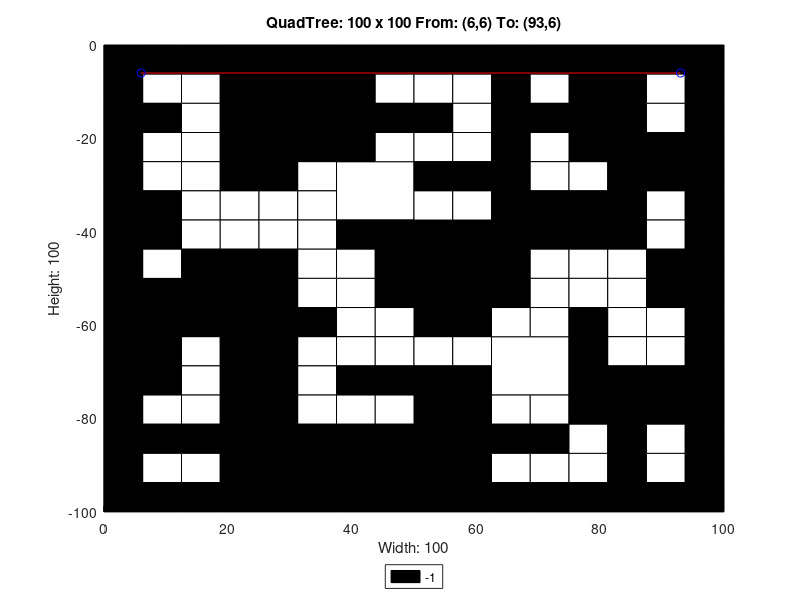

Write MATLAB code to recreate this figure.
axis([0 100 -100 0]);
title('QuadTree: 100 x 100 From: (6,6) To: (93,6)');
xlabel('Width: 100');
ylabel('Height: 100');
rectangle('Position',[25 -12.5 12.5 12.5], 'FaceColor',[0 0 0]);
rectangle('Position',[25 -25 12.5 12.5], 'FaceColor',[0 0 0]);
rectangle('Position',[37.5 -37.5 12.5 12.5], 'FaceColor',[1 1 1]);
rectangle('Position',[75 -12.5 12.5 12.5], 'FaceColor',[0 0 0]);
rectangle('Position',[75 -25 12.5 12.5], 'FaceColor',[0 0 0]);
rectangle('Position',[50 -50 12.5 12.5], 'FaceColor',[0 0 0]);
rectangle('Position',[0 -62.5 12.5 12.5], 'FaceColor',[0 0 0]);
rectangle('Position',[12.5 -62.5 12.5 12.5], 'FaceColor',[0 0 0]);
rectangle('Position',[0 -75 12.5 12.5], 'FaceColor',[0 0 0]);
rectangle('Position',[25 -100 12.5 12.5], 'FaceColor',[0 0 0]);
rectangle('Position',[37.5 -100 12.5 12.5], 'FaceColor',[0 0 0]);
rectangle('Position',[50 -62.5 12.5 12.5], 'FaceColor',[0 0 0]);
rectangle('Position',[62.5 -75 12.5 12.5], 'FaceColor',[1 1 1]);
rectangle('Position',[50 -87.5 12.5 12.5], 'FaceColor',[0 0 0]);
rectangle('Position',[50 -100 12.5 12.5], 'FaceColor',[0 0 0]);
rectangle('Position',[0 -6.25 6.25 6.25], 'FaceColor',[0 0 0]);
rectangle('Position',[6.25 -6.25 6.25 6.25], 'FaceColor',[0 0 0]);
rectangle('Position',[0 -12.5 6.25 6.25], 'FaceColor',[0 0 0]);
rectangle('Position',[6.25 -12.5 6.25 6.25], 'FaceColor',[1 1 1]);
rectangle('Position',[12.5 -6.25 6.25 6.25], 'FaceColor',[0 0 0]);
rectangle('Position',[18.75 -6.25 6.25 6.25], 'FaceColor',[0 0 0]);
rectangle('Position',[12.5 -12.5 6.25 6.25], 'FaceColor',[1 1 1]);
rectangle('Position',[18.75 -12.5 6.25 6.25], 'FaceColor',[0 0 0]);
rectangle('Position',[0 -18.75 6.25 6.25], 'FaceColor',[0 0 0]);
rectangle('Position',[6.25 -18.75 6.25 6.25], 'FaceColor',[0 0 0]);
rectangle('Position',[0 -25 6.25 6.25], 'FaceColor',[0 0 0]);
rectangle('Position',[6.25 -25 6.25 6.25], 'FaceColor',[1 1 1]);
rectangle('Position',[12.5 -18.75 6.25 6.25], 'FaceColor',[1 1 1]);
rectangle('Position',[18.75 -18.75 6.25 6.25], 'FaceColor',[0 0 0]);
rectangle('Position',[12.5 -25 6.25 6.25], 'FaceColor',[1 1 1]);
rectangle('Position',[18.75 -25 6.25 6.25], 'FaceColor',[0 0 0]);
rectangle('Position',[37.5 -6.25 6.25 6.25], 'FaceColor',[0 0 0]);
rectangle('Position',[43.75 -6.25 6.25 6.25], 'FaceColor',[0 0 0]);
rectangle('Position',[37.5 -12.5 6.25 6.25], 'FaceColor',[0 0 0]);
rectangle('Position',[43.75 -12.5 6.25 6.25], 'FaceColor',[1 1 1]);
rectangle('Position',[37.5 -18.75 6.25 6.25], 'FaceColor',[0 0 0]);
rectangle('Position',[43.75 -18.75 6.25 6.25], 'FaceColor',[0 0 0]);
rectangle('Position',[37.5 -25 6.25 6.25], 'FaceColor',[0 0 0]);
rectangle('Position',[43.75 -25 6.25 6.25], 'FaceColor',[1 1 1]);
rectangle('Position',[0 -31.25 6.25 6.25], 'FaceColor',[0 0 0]);
rectangle('Position',[6.25 -31.25 6.25 6.25], 'FaceColor',[1 1 1]);
rectangle('Position',[0 -37.5 6.25 6.25], 'FaceColor',[0 0 0]);
rectangle('Position',[6.25 -37.5 6.25 6.25], 'FaceColor',[0 0 0]);
rectangle('Position',[12.5 -31.25 6.25 6.25], 'FaceColor',[1 1 1]);
rectangle('Position',[18.75 -31.25 6.25 6.25], 'FaceColor',[0 0 0]);
rectangle('Position',[12.5 -37.5 6.25 6.25], 'FaceColor',[1 1 1]);
rectangle('Position',[18.75 -37.5 6.25 6.25], 'FaceColor',[1 1 1]);
rectangle('Position',[0 -43.75 6.25 6.25], 'FaceColor',[0 0 0]);
rectangle('Position',[6.25 -43.75 6.25 6.25], 'FaceColor',[0 0 0]);
rectangle('Position',[0 -50 6.25 6.25], 'FaceColor',[0 0 0]);
rectangle('Position',[6.25 -50 6.25 6.25], 'FaceColor',[1 1 1]);
rectangle('Position',[12.5 -43.75 6.25 6.25], 'FaceColor',[1 1 1]);
rectangle('Position',[18.75 -43.75 6.25 6.25], 'FaceColor',[1 1 1]);
rectangle('Position',[12.5 -50 6.25 6.25], 'FaceColor',[0 0 0]);
rectangle('Position',[18.75 -50 6.25 6.25], 'FaceColor',[0 0 0]);
rectangle('Position',[25 -31.25 6.25 6.25], 'FaceColor',[0 0 0]);
rectangle('Position',[31.25 -31.25 6.25 6.25], 'FaceColor',[1 1 1]);
rectangle('Position',[25 -37.5 6.25 6.25], 'FaceColor',[1 1 1]);
rectangle('Position',[31.25 -37.5 6.25 6.25], 'FaceColor',[1 1 1]);
rectangle('Position',[25 -43.75 6.25 6.25], 'FaceColor',[1 1 1]);
rectangle('Position',[31.25 -43.75 6.25 6.25], 'FaceColor',[1 1 1]);
rectangle('Position',[25 -50 6.25 6.25], 'FaceColor',[0 0 0]);
rectangle('Position',[31.25 -50 6.25 6.25], 'FaceColor',[1 1 1]);
rectangle('Position',[37.5 -43.75 6.25 6.25], 'FaceColor',[0 0 0]);
rectangle('Position',[43.75 -43.75 6.25 6.25], 'FaceColor',[0 0 0]);
rectangle('Position',[37.5 -50 6.25 6.25], 'FaceColor',[1 1 1]);
rectangle('Position',[43.75 -50 6.25 6.25], 'FaceColor',[0 0 0]);
rectangle('Position',[50 -6.25 6.25 6.25], 'FaceColor',[0 0 0]);
rectangle('Position',[56.25 -6.25 6.25 6.25], 'FaceColor',[0 0 0]);
rectangle('Position',[50 -12.5 6.25 6.25], 'FaceColor',[1 1 1]);
rectangle('Position',[56.25 -12.5 6.25 6.25], 'FaceColor',[1 1 1]);
rectangle('Position',[62.5 -6.25 6.25 6.25], 'FaceColor',[0 0 0]);
rectangle('Position',[68.75 -6.25 6.25 6.25], 'FaceColor',[0 0 0]);
rectangle('Position',[62.5 -12.5 6.25 6.25], 'FaceColor',[0 0 0]);
rectangle('Position',[68.75 -12.5 6.25 6.25], 'FaceColor',[1 1 1]);
rectangle('Position',[50 -18.75 6.25 6.25], 'FaceColor',[0 0 0]);
rectangle('Position',[56.25 -18.75 6.25 6.25], 'FaceColor',[1 1 1]);
rectangle('Position',[50 -25 6.25 6.25], 'FaceColor',[1 1 1]);
rectangle('Position',[56.25 -25 6.25 6.25], 'FaceColor',[1 1 1]);
rectangle('Position',[62.5 -18.75 6.25 6.25], 'FaceColor',[0 0 0]);
rectangle('Position',[68.75 -18.75 6.25 6.25], 'FaceColor',[0 0 0]);
rectangle('Position',[62.5 -25 6.25 6.25], 'FaceColor',[0 0 0]);
rectangle('Position',[68.75 -25 6.25 6.25], 'FaceColor',[1 1 1]);
rectangle('Position',[87.5 -6.25 6.25 6.25], 'FaceColor',[0 0 0]);
rectangle('Position',[93.75 -6.25 6.25 6.25], 'FaceColor',[0 0 0]);
rectangle('Position',[87.5 -12.5 6.25 6.25], 'FaceColor',[1 1 1]);
rectangle('Position',[93.75 -12.5 6.25 6.25], 'FaceColor',[0 0 0]);
rectangle('Position',[87.5 -18.75 6.25 6.25], 'FaceColor',[1 1 1]);
rectangle('Position',[93.75 -18.75 6.25 6.25], 'FaceColor',[0 0 0]);
rectangle('Position',[87.5 -25 6.25 6.25], 'FaceColor',[0 0 0]);
rectangle('Position',[93.75 -25 6.25 6.25], 'FaceColor',[0 0 0]);
rectangle('Position',[50 -31.25 6.25 6.25], 'FaceColor',[0 0 0]);
rectangle('Position',[56.25 -31.25 6.25 6.25], 'FaceColor',[0 0 0]);
rectangle('Position',[50 -37.5 6.25 6.25], 'FaceColor',[1 1 1]);
rectangle('Position',[56.25 -37.5 6.25 6.25], 'FaceColor',[1 1 1]);
rectangle('Position',[62.5 -31.25 6.25 6.25], 'FaceColor',[0 0 0]);
rectangle('Position',[68.75 -31.25 6.25 6.25], 'FaceColor',[1 1 1]);
rectangle('Position',[62.5 -37.5 6.25 6.25], 'FaceColor',[0 0 0]);
rectangle('Position',[68.75 -37.5 6.25 6.25], 'FaceColor',[0 0 0]);
rectangle('Position',[62.5 -43.75 6.25 6.25], 'FaceColor',[0 0 0]);
rectangle('Position',[68.75 -43.75 6.25 6.25], 'FaceColor',[0 0 0]);
rectangle('Position',[62.5 -50 6.25 6.25], 'FaceColor',[0 0 0]);
rectangle('Position',[68.75 -50 6.25 6.25], 'FaceColor',[1 1 1]);
rectangle('Position',[75 -31.25 6.25 6.25], 'FaceColor',[1 1 1]);
rectangle('Position',[81.25 -31.25 6.25 6.25], 'FaceColor',[0 0 0]);
rectangle('Position',[75 -37.5 6.25 6.25], 'FaceColor',[0 0 0]);
rectangle('Position',[81.25 -37.5 6.25 6.25], 'FaceColor',[0 0 0]);
rectangle('Position',[87.5 -31.25 6.25 6.25], 'FaceColor',[0 0 0]);
rectangle('Position',[93.75 -31.25 6.25 6.25], 'FaceColor',[0 0 0]);
rectangle('Position',[87.5 -37.5 6.25 6.25], 'FaceColor',[1 1 1]);
rectangle('Position',[93.75 -37.5 6.25 6.25], 'FaceColor',[0 0 0]);
rectangle('Position',[75 -43.75 6.25 6.25], 'FaceColor',[0 0 0]);
rectangle('Position',[81.25 -43.75 6.25 6.25], 'FaceColor',[0 0 0]);
rectangle('Position',[75 -50 6.25 6.25], 'FaceColor',[1 1 1]);
rectangle('Position',[81.25 -50 6.25 6.25], 'FaceColor',[1 1 1]);
rectangle('Position',[87.5 -43.75 6.25 6.25], 'FaceColor',[1 1 1]);
rectangle('Position',[93.75 -43.75 6.25 6.25], 'FaceColor',[0 0 0]);
rectangle('Position',[87.5 -50 6.25 6.25], 'FaceColor',[0 0 0]);
rectangle('Position',[93.75 -50 6.25 6.25], 'FaceColor',[0 0 0]);
rectangle('Position',[12.5 -68.75 6.25 6.25], 'FaceColor',[1 1 1]);
rectangle('Position',[18.75 -68.75 6.25 6.25], 'FaceColor',[0 0 0]);
rectangle('Position',[12.5 -75 6.25 6.25], 'FaceColor',[1 1 1]);
rectangle('Position',[18.75 -75 6.25 6.25], 'FaceColor',[0 0 0]);
rectangle('Position',[25 -56.25 6.25 6.25], 'FaceColor',[0 0 0]);
rectangle('Position',[31.25 -56.25 6.25 6.25], 'FaceColor',[1 1 1]);
rectangle('Position',[25 -62.5 6.25 6.25], 'FaceColor',[0 0 0]);
rectangle('Position',[31.25 -62.5 6.25 6.25], 'FaceColor',[0 0 0]);
rectangle('Position',[37.5 -56.25 6.25 6.25], 'FaceColor',[1 1 1]);
rectangle('Position',[43.75 -56.25 6.25 6.25], 'FaceColor',[0 0 0]);
rectangle('Position',[37.5 -62.5 6.25 6.25], 'FaceColor',[1 1 1]);
rectangle('Position',[43.75 -62.5 6.25 6.25], 'FaceColor',[1 1 1]);
rectangle('Position',[25 -68.75 6.25 6.25], 'FaceColor',[0 0 0]);
rectangle('Position',[31.25 -68.75 6.25 6.25], 'FaceColor',[1 1 1]);
rectangle('Position',[25 -75 6.25 6.25], 'FaceColor',[0 0 0]);
rectangle('Position',[31.25 -75 6.25 6.25], 'FaceColor',[1 1 1]);
rectangle('Position',[37.5 -68.75 6.25 6.25], 'FaceColor',[1 1 1]);
rectangle('Position',[43.75 -68.75 6.25 6.25], 'FaceColor',[1 1 1]);
rectangle('Position',[37.5 -75 6.25 6.25], 'FaceColor',[0 0 0]);
rectangle('Position',[43.75 -75 6.25 6.25], 'FaceColor',[0 0 0]);
rectangle('Position',[0 -81.25 6.25 6.25], 'FaceColor',[0 0 0]);
rectangle('Position',[6.25 -81.25 6.25 6.25], 'FaceColor',[1 1 1]);
rectangle('Position',[0 -87.5 6.25 6.25], 'FaceColor',[0 0 0]);
rectangle('Position',[6.25 -87.5 6.25 6.25], 'FaceColor',[0 0 0]);
rectangle('Position',[12.5 -81.25 6.25 6.25], 'FaceColor',[1 1 1]);
rectangle('Position',[18.75 -81.25 6.25 6.25], 'FaceColor',[0 0 0]);
rectangle('Position',[12.5 -87.5 6.25 6.25], 'FaceColor',[0 0 0]);
rectangle('Position',[18.75 -87.5 6.25 6.25], 'FaceColor',[0 0 0]);
rectangle('Position',[0 -93.75 6.25 6.25], 'FaceColor',[0 0 0]);
rectangle('Position',[6.25 -93.75 6.25 6.25], 'FaceColor',[1 1 1]);
rectangle('Position',[0 -100 6.25 6.25], 'FaceColor',[0 0 0]);
rectangle('Position',[6.25 -100 6.25 6.25], 'FaceColor',[0 0 0]);
rectangle('Position',[12.5 -93.75 6.25 6.25], 'FaceColor',[1 1 1]);
rectangle('Position',[18.75 -93.75 6.25 6.25], 'FaceColor',[0 0 0]);
rectangle('Position',[12.5 -100 6.25 6.25], 'FaceColor',[0 0 0]);
rectangle('Position',[18.75 -100 6.25 6.25], 'FaceColor',[0 0 0]);
rectangle('Position',[25 -81.25 6.25 6.25], 'FaceColor',[0 0 0]);
rectangle('Position',[31.25 -81.25 6.25 6.25], 'FaceColor',[1 1 1]);
rectangle('Position',[25 -87.5 6.25 6.25], 'FaceColor',[0 0 0]);
rectangle('Position',[31.25 -87.5 6.25 6.25], 'FaceColor',[0 0 0]);
rectangle('Position',[37.5 -81.25 6.25 6.25], 'FaceColor',[1 1 1]);
rectangle('Position',[43.75 -81.25 6.25 6.25], 'FaceColor',[1 1 1]);
rectangle('Position',[37.5 -87.5 6.25 6.25], 'FaceColor',[0 0 0]);
rectangle('Position',[43.75 -87.5 6.25 6.25], 'FaceColor',[0 0 0]);
rectangle('Position',[62.5 -56.25 6.25 6.25], 'FaceColor',[0 0 0]);
rectangle('Position',[68.75 -56.25 6.25 6.25], 'FaceColor',[1 1 1]);
rectangle('Position',[62.5 -62.5 6.25 6.25], 'FaceColor',[1 1 1]);
rectangle('Position',[68.75 -62.5 6.25 6.25], 'FaceColor',[1 1 1]);
rectangle('Position',[50 -68.75 6.25 6.25], 'FaceColor',[1 1 1]);
rectangle('Position',[56.25 -68.75 6.25 6.25], 'FaceColor',[1 1 1]);
rectangle('Position',[50 -75 6.25 6.25], 'FaceColor',[0 0 0]);
rectangle('Position',[56.25 -75 6.25 6.25], 'FaceColor',[0 0 0]);
rectangle('Position',[75 -56.25 6.25 6.25], 'FaceColor',[1 1 1]);
rectangle('Position',[81.25 -56.25 6.25 6.25], 'FaceColor',[1 1 1]);
rectangle('Position',[75 -62.5 6.25 6.25], 'FaceColor',[0 0 0]);
rectangle('Position',[81.25 -62.5 6.25 6.25], 'FaceColor',[1 1 1]);
rectangle('Position',[87.5 -56.25 6.25 6.25], 'FaceColor',[0 0 0]);
rectangle('Position',[93.75 -56.25 6.25 6.25], 'FaceColor',[0 0 0]);
rectangle('Position',[87.5 -62.5 6.25 6.25], 'FaceColor',[1 1 1]);
rectangle('Position',[93.75 -62.5 6.25 6.25], 'FaceColor',[0 0 0]);
rectangle('Position',[75 -68.75 6.25 6.25], 'FaceColor',[0 0 0]);
rectangle('Position',[81.25 -68.75 6.25 6.25], 'FaceColor',[1 1 1]);
rectangle('Position',[75 -75 6.25 6.25], 'FaceColor',[0 0 0]);
rectangle('Position',[81.25 -75 6.25 6.25], 'FaceColor',[0 0 0]);
rectangle('Position',[87.5 -68.75 6.25 6.25], 'FaceColor',[1 1 1]);
rectangle('Position',[93.75 -68.75 6.25 6.25], 'FaceColor',[0 0 0]);
rectangle('Position',[87.5 -75 6.25 6.25], 'FaceColor',[0 0 0]);
rectangle('Position',[93.75 -75 6.25 6.25], 'FaceColor',[0 0 0]);
rectangle('Position',[62.5 -81.25 6.25 6.25], 'FaceColor',[1 1 1]);
rectangle('Position',[68.75 -81.25 6.25 6.25], 'FaceColor',[1 1 1]);
rectangle('Position',[62.5 -87.5 6.25 6.25], 'FaceColor',[0 0 0]);
rectangle('Position',[68.75 -87.5 6.25 6.25], 'FaceColor',[0 0 0]);
rectangle('Position',[62.5 -93.75 6.25 6.25], 'FaceColor',[1 1 1]);
rectangle('Position',[68.75 -93.75 6.25 6.25], 'FaceColor',[1 1 1]);
rectangle('Position',[62.5 -100 6.25 6.25], 'FaceColor',[0 0 0]);
rectangle('Position',[68.75 -100 6.25 6.25], 'FaceColor',[0 0 0]);
rectangle('Position',[75 -81.25 6.25 6.25], 'FaceColor',[0 0 0]);
rectangle('Position',[81.25 -81.25 6.25 6.25], 'FaceColor',[0 0 0]);
rectangle('Position',[75 -87.5 6.25 6.25], 'FaceColor',[1 1 1]);
rectangle('Position',[81.25 -87.5 6.25 6.25], 'FaceColor',[0 0 0]);
rectangle('Position',[87.5 -81.25 6.25 6.25], 'FaceColor',[0 0 0]);
rectangle('Position',[93.75 -81.25 6.25 6.25], 'FaceColor',[0 0 0]);
rectangle('Position',[87.5 -87.5 6.25 6.25], 'FaceColor',[1 1 1]);
rectangle('Position',[93.75 -87.5 6.25 6.25], 'FaceColor',[0 0 0]);
rectangle('Position',[75 -93.75 6.25 6.25], 'FaceColor',[1 1 1]);
rectangle('Position',[81.25 -93.75 6.25 6.25], 'FaceColor',[0 0 0]);
rectangle('Position',[75 -100 6.25 6.25], 'FaceColor',[0 0 0]);
rectangle('Position',[81.25 -100 6.25 6.25], 'FaceColor',[0 0 0]);
rectangle('Position',[87.5 -93.75 6.25 6.25], 'FaceColor',[1 1 1]);
rectangle('Position',[93.75 -93.75 6.25 6.25], 'FaceColor',[0 0 0]);
rectangle('Position',[87.5 -100 6.25 6.25], 'FaceColor',[0 0 0]);
rectangle('Position',[93.75 -100 6.25 6.25], 'FaceColor',[0 0 0]);
X=[93,6];
Y=[-6,-6];
hold on;
plot(X,Y,'r');
plot(X,Y,'bo');
legend('-1','Location','southoutside');
